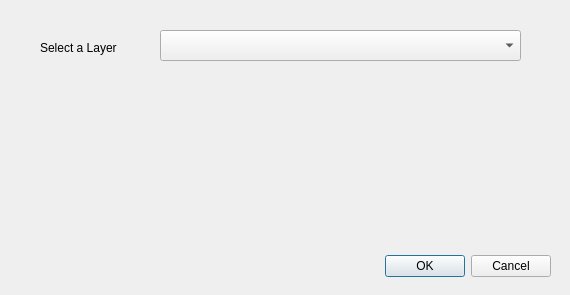
<?xml version="1.0" encoding="UTF-8"?>
<ui version="4.0">
 <class>SaveAttributesDialogBase</class>
 <widget class="QDialog" name="SaveAttributesDialogBase">
  <property name="geometry">
   <rect>
    <x>0</x>
    <y>0</y>
    <width>570</width>
    <height>295</height>
   </rect>
  </property>
  <property name="windowTitle">
   <string>testing extract to csv</string>
  </property>
  <widget class="QDialogButtonBox" name="button_box">
   <property name="geometry">
    <rect>
     <x>20</x>
     <y>250</y>
     <width>531</width>
     <height>32</height>
    </rect>
   </property>
   <property name="orientation">
    <enum>Qt::Horizontal</enum>
   </property>
   <property name="standardButtons">
    <set>QDialogButtonBox::Cancel|QDialogButtonBox::Ok</set>
   </property>
  </widget>
  <widget class="QComboBox" name="comboBox">
   <property name="geometry">
    <rect>
     <x>160</x>
     <y>30</y>
     <width>361</width>
     <height>31</height>
    </rect>
   </property>
  </widget>
  <widget class="QLabel" name="label">
   <property name="geometry">
    <rect>
     <x>40</x>
     <y>40</y>
     <width>101</width>
     <height>16</height>
    </rect>
   </property>
   <property name="text">
    <string>Select a Layer</string>
   </property>
  </widget>
 </widget>
 <resources/>
 <connections>
  <connection>
   <sender>button_box</sender>
   <signal>accepted()</signal>
   <receiver>SaveAttributesDialogBase</receiver>
   <slot>accept()</slot>
   <hints>
    <hint type="sourcelabel">
     <x>20</x>
     <y>20</y>
    </hint>
    <hint type="destinationlabel">
     <x>20</x>
     <y>20</y>
    </hint>
   </hints>
  </connection>
  <connection>
   <sender>button_box</sender>
   <signal>rejected()</signal>
   <receiver>SaveAttributesDialogBase</receiver>
   <slot>reject()</slot>
   <hints>
    <hint type="sourcelabel">
     <x>20</x>
     <y>20</y>
    </hint>
    <hint type="destinationlabel">
     <x>20</x>
     <y>20</y>
    </hint>
   </hints>
  </connection>
 </connections>
</ui>
